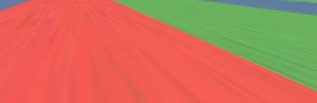
#> input picture 8_image_process/opencv/flattern_rgb/non_flattern.jpg, 317 x 103 px
$ python flattern_rgb.py
#> lines starting #> are read from the running program, lines starting #| are printed output that depends on the picture; after the words box and inside, x2 and y2 are one past the last pixel; in counts of white or black regions, pixels touching at a corner belong together
#> further down, img is the input picture: shape (103, 317, 3); mean B, G, R 89.2, 114.9, 200.4
import numpy as np
import cv2


def _flatten_rgb(img):
    # img is MxNx3, then r/g/b is MxN
    r, g, b = cv2.split(img)
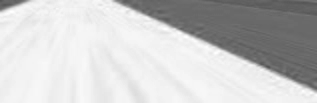
#> b: shape (103, 317); min 84, max 255, mean 200.4

    r_filter = (r == np.maximum(np.maximum(r, g), b)) & (r >= 120) & (g < 150) & (b < 150)
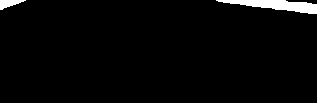
#> r_filter: shape (103, 317) bool; 2.7% white; 2 white regions, box (x1, y1, x2, y2) and area: (216, 0, 317, 14) 740, (0, 0, 26, 10) 143
    g_filter = (g == np.maximum(np.maximum(r, g), b)) & (g >= 120) & (r < 150) & (b < 150)
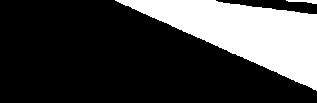
#> g_filter: shape (103, 317) bool; 26.1% white; 2 white regions, box (x1, y1, x2, y2) and area: (115, 0, 317, 91) 8440, (286, 0, 317, 4) 75
    b_filter = (b == np.maximum(np.maximum(r, g), b)) & (b >= 120) & (r < 150) & (g < 150)
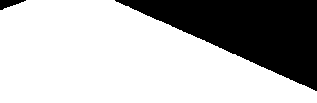
#> b_filter: shape (103, 317) bool; 71.1% white; 2 black regions, box (x1, y1, x2, y2) and area: (115, 0, 317, 91) 9291, (0, 0, 26, 10) 143
    y_filter = ((r >= 128) & (g >= 128) & (b < 100))
#> y_filter: shape (103, 317) bool; 0.94% white in thin lines or dots, all inside (x1, y1, x2, y2) = (0, 0, 317, 15)

    r[y_filter], g[y_filter] = 255, 255
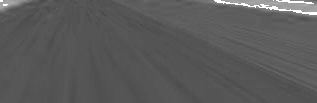
#> r: shape (103, 317); min 72, max 255, mean 90.2
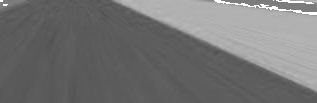
#> g: shape (103, 317); min 80, max 255, mean 116.1
    b[np.invert(y_filter)] = 0

    b[b_filter], b[np.invert(b_filter)] = 255, 0
    r[r_filter], r[np.invert(r_filter)] = 255, 0
    g[g_filter], g[np.invert(g_filter)] = 255, 0

    flattened = cv2.merge((r, g, b))
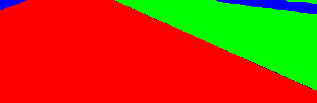
#> flattened: shape (103, 317, 3); mean B, G, R 6.9, 66.5, 181.3
    return flattened


# read image
img = cv2.imread('non_flattern.jpg', cv2.IMREAD_COLOR)# IMREAD_GRAYSCALE, IMREAD_COLOR
# flattern
img_flattern = _flatten_rgb(img)
# save image
cv2.imwrite('flattern.jpg', img_flattern)
